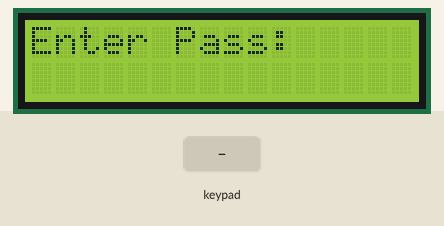
Simulated run of this program. Board: ESP32 board running MicroPython. On the bench: 16×2 character LCD. The inputs (shaded band) are chosen by the test bench. Library files of the repository ran but are not shown: lcd_api.py; what the program prints to the serial console is not drawn.

Above: at 1.2 s.
1.3 s: keypad keys 1 2 3 4 pressed 0.4 s apart
At 3.7 s:
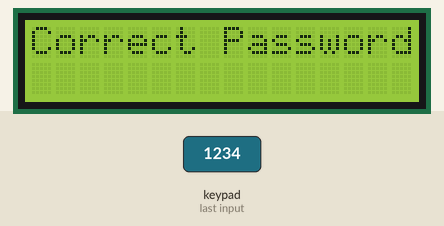
4.6 s: key '*' pressed
At 6.0 s:
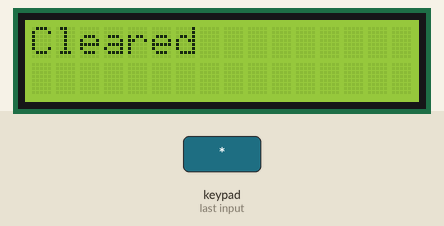
7.6 s: keypad keys 1 3 9 7 pressed 0.4 s apart
At 10.8 s:
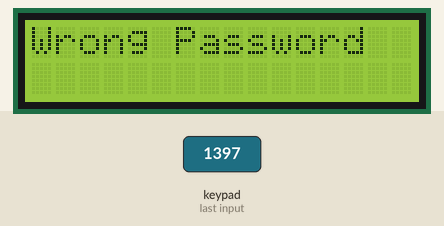
12.2 s: key 'A' pressed
At 13.5 s:
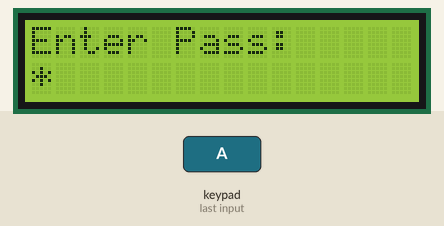
13.8 s: key '1' pressed
At 14.9 s:
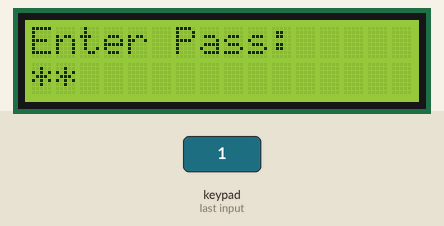
15.4 s: key '2' pressed
At 16.1 s:
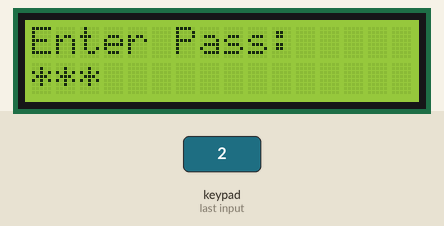
Timing chart, 0 to 18.0 s (numbered marks = the images above; inputs shaded):
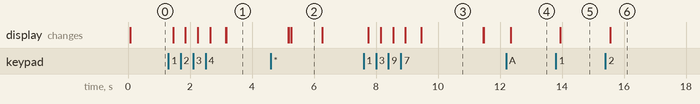

The program:

lab5_4.py
```python
from machine import Pin, I2C
from lcd_api import I2cLcd
import time

PASSWORD = "1234"

I2C_ADDR = 0x27
TOTAL_ROWS = 2
TOTAL_COLS = 16

i2c = I2C(0, scl=Pin(22), sda=Pin(21), freq=100000)
try:
    lcd = I2cLcd(i2c, I2C_ADDR, TOTAL_ROWS, TOTAL_COLS)
except:
    print("LCD Error: Check wiring or I2C Address")

KEY_MAP = [
    ['1', '2', '3', 'A'],
    ['4', '5', '6', 'B'],
    ['7', '8', '9', 'C'],
    ['*', '0', '#', 'D']
]

ROW_PINS = [13, 12, 14, 27]
COL_PINS = [26, 25, 33, 32]

rows = [Pin(pin, Pin.OUT) for pin in ROW_PINS]
cols = [Pin(pin, Pin.IN, Pin.PULL_DOWN) for pin in COL_PINS]

def read_keypad():
    for r in range(4):
        rows[r].value(1)
        for c in range(4):
            if cols[c].value() == 1:
                while cols[c].value() == 1:
                    time.sleep(0.01)
                rows[r].value(0)
                return KEY_MAP[r][c]
        rows[r].value(0)
    return None

def main():
    input_buffer = ""

    lcd.clear()
    lcd.putstr("Enter Pass:")
    lcd.move_to(0, 1)

    while True:
        key = read_keypad()

        if key:
            print(f"Key pressed: {key}")

            if key == '*':
                input_buffer = ""
                lcd.clear()
                lcd.putstr("Cleared")
                time.sleep(1)
                lcd.clear()
                lcd.putstr("Enter Pass:")
                lcd.move_to(0, 1)
                continue

            input_buffer += key
            lcd.putstr("*")

            if len(input_buffer) == 4:
                time.sleep(0.5)
                lcd.clear()

                if input_buffer == PASSWORD:
                    lcd.putstr("Correct Password")
                    print("Result: Correct")
                else:
                    lcd.putstr("Wrong Password")
                    print("Result: Wrong")

                time.sleep(2)

                input_buffer = ""
                lcd.clear()
                lcd.putstr("Enter Pass:")
                lcd.move_to(0, 1)

try:
    main()
except KeyboardInterrupt:
    print("Stopped")
```

Measured:
- after the input at 1.3 s, the display: first changes after 0.15 s (image 1 shows a later state)
- after the input at 4.6 s, the display: first differs from a run without the input after 0.66 s (image 2)
- after the input at 7.6 s, the display: first changes after 0.15 s (image 3 shows a later state)
- after the input at 12.2 s, the display: changes after 0.15 s (image 4)
- after the input at 13.8 s, the display: changes after 0.15 s (image 5)
- after the input at 15.4 s, the display: changes after 0.15 s (image 6)
- what the display in image 2 shows lasts 1.0 s, from 5.3 s to 6.3 s
